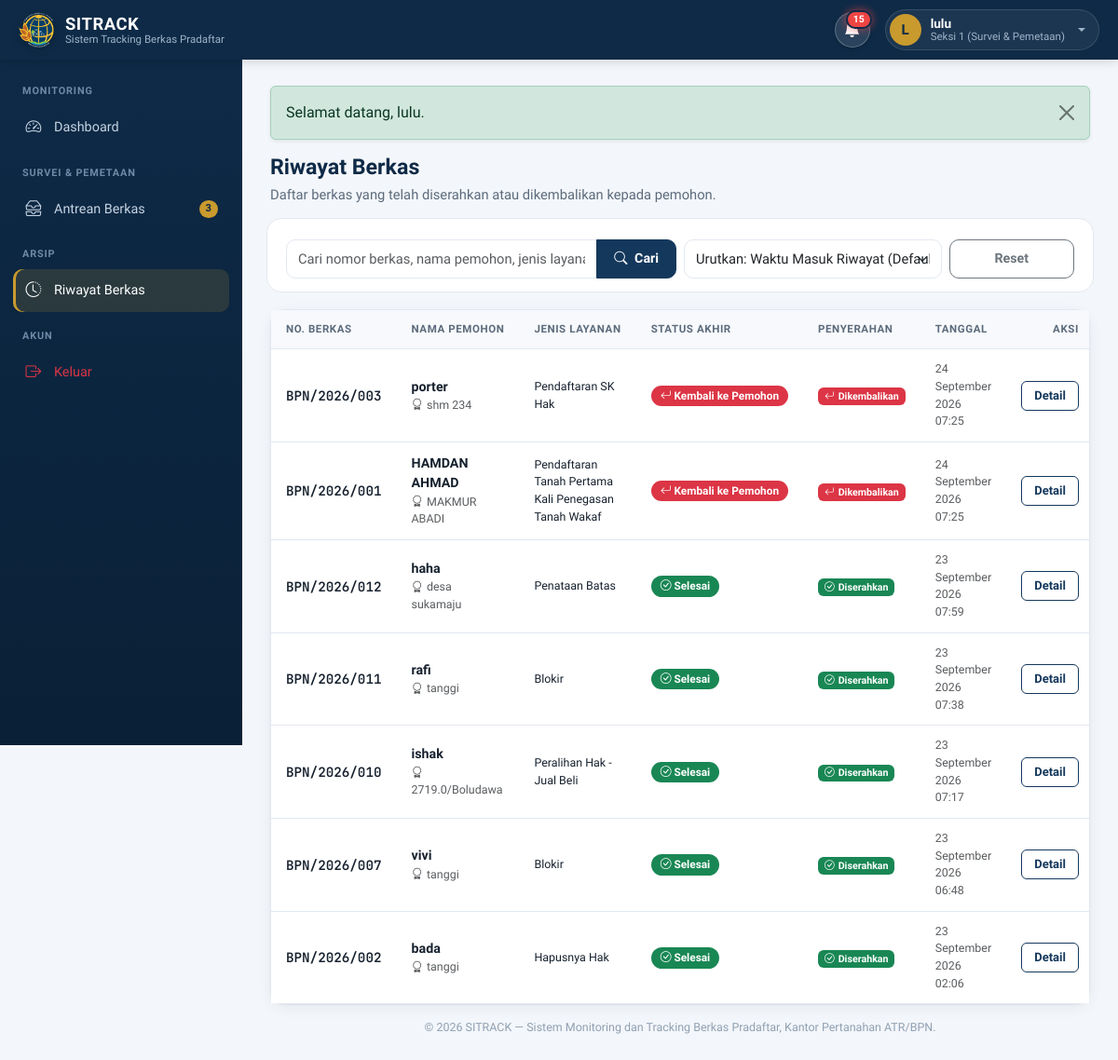
Before: /seksi1/riwayat.php (signed in) with the older database file.
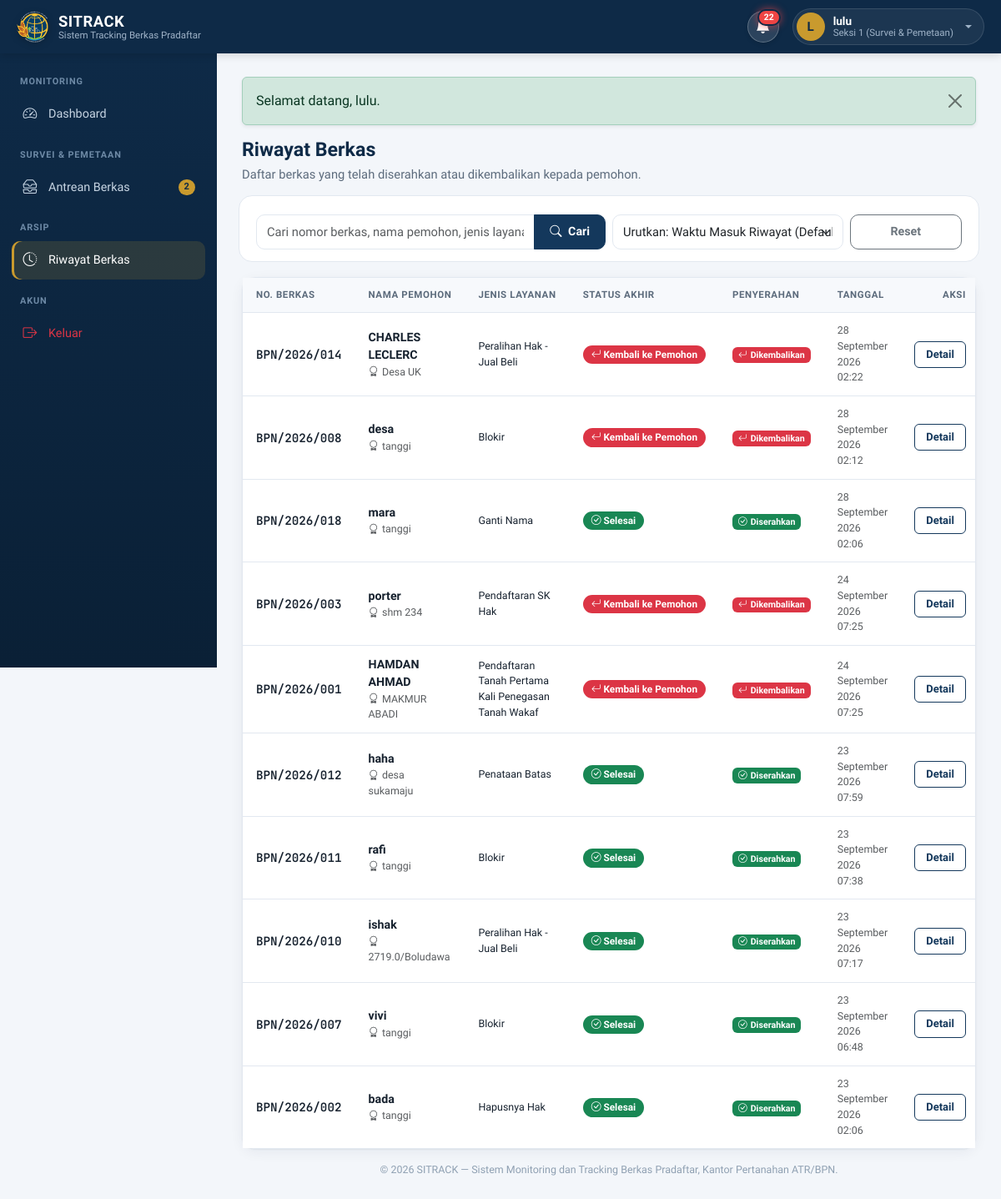
After: the same page with the newer database file.
### tables this page shows
CREATE TABLE `berkas` (
  `id` int(10) unsigned NOT NULL AUTO_INCREMENT,
  `nomor_pendaftaran` varchar(100) NOT NULL,
  `nama_pemohon` varchar(150) NOT NULL,
  `nik` varchar(20) DEFAULT NULL,
  `no_hp` varchar(20) DEFAULT NULL,
  `jenis_layanan` varchar(100) NOT NULL,
  `sertifikat_desa` varchar(255) DEFAULT NULL,
  `deskripsi_berkas` text DEFAULT NULL,
  `status_posisi` enum('loket','seksi_1','seksi_2','selesai','ditolak_ke_loket','ditolak_ke_seksi1') NOT NULL DEFAULT 'loket',
  `diinput_oleh` int(10) unsigned DEFAULT NULL,
  `petugas_tujuan_id` int(10) unsigned DEFAULT NULL,
  `deadline_at` datetime DEFAULT NULL,
  `sisa_sla_detik` int(11) DEFAULT NULL COMMENT 'Sisa detik SLA saat berkas dijeda/dikembalikan ke loket',
  `is_diterima_loket` tinyint(1) NOT NULL DEFAULT 0 COMMENT 'flag konfirmasi loket setelah berkas selesai/ditolak kembali',
  `created_at` timestamp NOT NULL DEFAULT current_timestamp(),
  `updated_at` timestamp NOT NULL DEFAULT current_timestamp() ON UPDATE current_timestamp(),
  PRIMARY KEY (`id`),
  UNIQUE KEY `nomor_pendaftaran` (`nomor_pendaftaran`),
  KEY `idx_status_posisi` (`status_posisi`),
  KEY `idx_nomor_pendaftaran` (`nomor_pendaftaran`),
  KEY `fk_berkas_diinput_oleh` (`diinput_oleh`),
  KEY `fk_berkas_petugas_tujuan` (`petugas_tujuan_id`),
  KEY `idx_deadline_at` (`deadline_at`),
  CONSTRAINT `fk_berkas_diinput_oleh` FOREIGN KEY (`diinput_oleh`) REFERENCES `users` (`id`),
  CONSTRAINT `fk_berkas_petugas_tujuan` FOREIGN KEY (`petugas_tujuan_id`) REFERENCES `users` (`id`) ON DELETE SET NULL
);

### includes/notification_helper.php (called while the page is built, shortened)
<?php
function hitungNotifikasiBelumDibaca(PDO $conn, int $userId, string $role): int
{
    try {
        $stmt = $conn->prepare("
            SELECT COUNT(*)
            FROM notifikasi n
            LEFT JOIN notifikasi_read nr ON nr.notifikasi_id = n.id AND nr.user_id = ?
            WHERE (n.target_role = ? OR n.target_role = 'all' OR n.target_user_id = ?)
              AND (n.target_user_id IS NULL OR n.target_user_id = ?)
              AND nr.id IS NULL
        ");
        $stmt->execute([$userId, $role, $userId, $userId]);
        return (int) $stmt->fetchColumn();
    } catch (Throwable $e) {
        error_log('Error hitungNotifikasiBelumDibaca: ' . $e->getMessage());
        return 0;
    }
}

### seksi1/riwayat.php (the view, shortened to what the changed rows need)
<?php
require_once __DIR__ . '/../config/database.php';
require_once __DIR__ . '/../includes/functions.php';
$sort    = trim($_GET['sort'] ?? 'default');
$page    = max(1, (int) ($_GET['page'] ?? 1));
$perPage = 10;
$where  = [
    "b.status_posisi IN ('selesai', 'ditolak_ke_loket')",
    "b.is_diterima_loket = 1"
];
$params = [];
$whereSql = 'WHERE ' . implode(' AND ', $where);
$countStmt = $conn->prepare("SELECT COUNT(*) FROM berkas b $whereSql");
$countStmt->execute($params);
$totalRows = (int) $countStmt->fetchColumn();
$totalPages = max(1, (int) ceil($totalRows / $perPage));
$page = min($page, $totalPages);
$offset = ($page - 1) * $perPage;
$orderSql = match ($sort) {
    'selesai'      => "ORDER BY (b.status_posisi = 'selesai') DESC, b.updated_at DESC, b.id DESC",
    'dikembalikan' => "ORDER BY (b.status_posisi = 'ditolak_ke_loket') DESC, b.updated_at DESC, b.id DESC",
    default        => "ORDER BY b.updated_at DESC, b.id DESC",
};
$stmt = $conn->prepare("
    SELECT b.* FROM berkas b
    $whereSql
    $orderSql
    LIMIT $perPage OFFSET $offset
");
$stmt->execute($params);
$list = $stmt->fetchAll();
require_once __DIR__ . '/../includes/header.php';
require_once __DIR__ . '/../includes/sidebar.php';
?>
<div class="page-head">
    <div>
        <h1>Riwayat Berkas</h1>
    </div>
</div>
<div class="card">
    <div class="table-responsive">
        <table class="table table-modern mb-0">
            <thead>
                <tr>
                    <th>No. Berkas</th>
                    <th>Nama Pemohon</th>
                    <th>Jenis Layanan</th>
                    <th>Status Akhir</th>
                    <th>Penyerahan</th>
                    <th>Tanggal</th>
                    <th class="text-end">Aksi</th>
                </tr>
            </thead>
            <tbody>
                <?php foreach ($list as $b): ?>
                <tr>
                    <td class="mono fw-semibold"><?= e($b['nomor_pendaftaran']) ?></td>
                    <td>
                        <div class="fw-semibold"><?= e($b['nama_pemohon']) ?></div>
                        <?php if (!empty($b['sertifikat_desa'])): ?>
                            <div class="text-muted small"><i class="bi bi-award me-1"></i><?= e($b['sertifikat_desa']) ?></div>
                        <?php endif; ?>
                    </td>
                    <td class="small"><?= e($b['jenis_layanan']) ?></td>
                    <td><?= statusBadge($b['status_posisi'], (int)$b['is_diterima_loket']) ?></td>
                    <td>
                        <?php if ($b['status_posisi'] === 'ditolak_ke_loket'): ?>
                            <span class="badge text-bg-danger"><i class="bi bi-arrow-return-left me-1"></i>Dikembalikan</span>
                        <?php else: ?>
                            <span class="badge text-bg-success"><i class="bi bi-check-circle me-1"></i>Diserahkan</span>
                        <?php endif; ?>
                    </td>
                    <td class="small text-muted"><?= formatTanggal($b['updated_at']) ?></td>
                    <td class="text-end"><a href="<?= baseUrl('detail.php?id=' . (int) $b['id']) ?>" class="btn btn-sm btn-outline-primary">Detail</a></td>
                </tr>
                <?php endforeach; ?>
            </tbody>
        </table>
    </div>
</div>
<?php require_once __DIR__ . '/../includes/footer.php'; ?>

### includes/header.php (shortened to what the changed rows need)
<?php
$user = currentUser();
global $conn;
$notifUnreadCount = 0;
if ($user && isset($conn)) {
    $notifUnreadCount = hitungNotifikasiBelumDibaca($conn, (int)$user['id'], $user['role']);
}
?>
<!DOCTYPE html>
<html lang="id">
<head>
<link href="https://cdn.jsdelivr.net/npm/bootstrap@5.3.3/dist/css/bootstrap.min.css" rel="stylesheet">
<link href="https://cdn.jsdelivr.net/npm/bootstrap-icons@1.11.3/font/bootstrap-icons.min.css" rel="stylesheet">
<link href="<?= baseUrl('assets/css/style.css') ?>?v=<?= time() ?>" rel="stylesheet">
</head>
<body>
<nav class="topbar">
    <div class="d-flex align-items-center gap-3 ms-auto">
        <?php if ($user): ?>
        <div class="topbar-notif dropdown">
            <button class="btn-notif position-relative" type="button" id="notifDropdown" data-bs-toggle="dropdown" data-bs-auto-close="outside" aria-expanded="false" title="Pemberitahuan" style="width:38px; height:38px; border-radius:50%; background:rgba(255,255,255,0.12); border:1px solid rgba(255,255,255,0.25); color:#ffffff; display:inline-flex; align-items:center; justify-content:center; padding:0; cursor:pointer; box-shadow:0 2px 5px rgba(0,0,0,0.12);">
                <i class="bi bi-bell-fill" style="font-size:1.1rem; line-height:1;"></i>
                <span class="notif-badge <?= $notifUnreadCount > 0 ? '' : 'd-none' ?>" id="notifBadgeCounter" style="position:absolute; top:-3px; right:-3px; background:#EF4444; color:#ffffff; font-size:0.65rem; font-weight:800; line-height:1; padding:3px 6px; min-width:18px; text-align:center; border-radius:999px; border:2px solid #0E2A47; box-shadow:0 0 10px rgba(239,68,68,0.7);">
                    <?= $notifUnreadCount > 99 ? '99+' : $notifUnreadCount ?>
                </span>
            </button>
        </div>
        <?php endif; ?>
    </div>
</nav>
<div class="app-body">

### includes/sidebar.php (shortened to what the changed rows need)
<?php
$role = $_SESSION['role'] ?? '';
$currentPath = parse_url($_SERVER['REQUEST_URI'], PHP_URL_PATH);
function navActive(string $needle, string $currentPath): string
{
    return (strpos($currentPath, $needle) !== false) ? 'active' : '';
}
$pendingCount = 0;
try {
    if ($role === 'loket') {
        $pendingCount = (int) $conn->query("
            SELECT COUNT(*) FROM berkas
            WHERE (status_posisi = 'ditolak_ke_loket' AND is_diterima_loket = 0)
               OR (status_posisi = 'loket')
        ")->fetchColumn();
    } elseif ($role === 'seksi_1') {
        $pendingCount = (int) $conn->query("SELECT COUNT(*) FROM berkas WHERE status_posisi IN ('seksi_1','ditolak_ke_seksi1')")->fetchColumn();
    } elseif ($role === 'seksi_2') {
        $pendingCount = (int) $conn->query("SELECT COUNT(*) FROM berkas WHERE status_posisi = 'seksi_2'")->fetchColumn();
    }
} catch (Throwable $e) {
    $pendingCount = 0;
}
?>
<aside class="sidebar" id="sidebar">
    <nav class="sidebar-nav">
        <?php if ($role === 'admin'): ?>
            <div class="nav-section">Monitoring</div>
            <a class="nav-link <?= navActive('/admin/index.php', $currentPath) ?>" href="<?= baseUrl('admin/index.php') ?>">
                <i class="bi bi-speedometer2"></i><span>Dashboard</span>
            </a>
            <div class="nav-section">Manajemen</div>
            <a class="nav-link <?= navActive('/admin/users.php', $currentPath) ?>" href="<?= baseUrl('admin/users.php') ?>">
                <i class="bi bi-people"></i><span>Manajemen User</span>
            </a>
            <a class="nav-link <?= navActive('/admin/riwayat.php', $currentPath) ?>" href="<?= baseUrl('admin/riwayat.php') ?>">
                <i class="bi bi-clock-history"></i><span>Riwayat Berkas</span>
            </a>
        <?php elseif ($role === 'seksi_1'): ?>
            <a class="nav-link <?= navActive('/seksi1/index.php', $currentPath) ?>" href="<?= baseUrl('seksi1/index.php') ?>">
                <i class="bi bi-inboxes"></i><span>Antrean Berkas</span>
                <?php if ($pendingCount > 0): ?><span class="nav-badge"><?= $pendingCount ?></span><?php endif; ?>
            </a>
        <?php endif; ?>
    </nav>
</aside>
<main class="main-content">
<div class="container-fluid page-container">

### includes/functions.php (shortened to what the changed rows need)
<?php
function isLoggedIn(): bool
{
    return isset($_SESSION['user_id']);
}
function currentUser(): ?array
{
    return [
        'id'           => $_SESSION['user_id'],
        'username'     => $_SESSION['username'],
        'nama_lengkap' => $_SESSION['nama_lengkap'],
        'role'         => $_SESSION['role'],
    ];
}
function baseUrl(string $path = ''): string
{
    return '/bpn-tracking/' . ltrim($path, '/');
}
function statusInfo(string $status, int $isDiterimaLoket = 0): array
{
    if ($status === 'ditolak_ke_loket' && $isDiterimaLoket === 1) {
        return ['Kembali ke Pemohon', 'danger', 'bi-arrow-return-left'];
    }
    return match ($status) {
        'loket'              => ['Di Loket',                              'primary',   'bi-inbox'],
        'seksi_1'            => ['Seksi 1 (Survei & Pemetaan)',           'primary',   'bi-file-earmark-check'],
        'seksi_2'            => ['Seksi 2 (Penetapan Hak & Pendaftaran)', 'primary',   'bi-file-earmark-check'],
        'selesai'            => ['Selesai',                               'success',   'bi-check-circle'],
        'ditolak_ke_loket'   => ['Dikembalikan ke Loket',                 'danger',    'bi-arrow-return-left'],
        'ditolak_ke_seksi1'  => ['Dikembalikan ke Seksi 1',               'warning',   'bi-arrow-90deg-left'],
        default              => [ucfirst($status),                        'secondary', 'bi-question-circle'],
    };
}
function statusBadge(string $status, int $isDiterimaLoket = 0): string
{
    [$label, $color, $icon] = statusInfo($status, $isDiterimaLoket);
    return '<span class="badge badge-status text-bg-' . $color . '"><i class="bi ' . $icon . '"></i> ' . htmlspecialchars($label) . '</span>';
}
function e(?string $value): string
{
    return htmlspecialchars((string) $value, ENT_QUOTES, 'UTF-8');
}
function formatTanggal(?string $datetime): string
{
    $bulan = ['Januari','Februari','Maret','April','Mei','Juni','Juli','Agustus','September','Oktober','November','Desember'];
    $ts = strtotime($datetime);
    return date('d', $ts) . ' ' . $bulan[(int) date('n', $ts) - 1] . ' ' . date('Y H:i', $ts);
}
require_once __DIR__ . '/notification_helper.php';

Changed rows visible on the page:
now on this page (row edited): berkas: nomor_pendaftaran "BPN/2026/014", nama_pemohon "CHARLES LECLERC", sertifikat_desa "Desa UK", jenis_layanan "Peralihan Hak - Jual Beli", label "Kembali ke Pemohon", status_posisi "ditolak_ke_loket" (drawn), updated_at "28 September 2026 02:22"
now on this page (row edited): berkas: nomor_pendaftaran "BPN/2026/008", nama_pemohon "desa", sertifikat_desa "tanggi", jenis_layanan "Blokir", label "Kembali ke Pemohon", status_posisi "ditolak_ke_loket" (drawn), updated_at "28 September 2026 02:12"
added berkas: nomor_pendaftaran "BPN/2026/018", nama_pemohon "mara", sertifikat_desa "tanggi", jenis_layanan "Ganti Nama", label "Selesai", status_posisi "selesai" (drawn), updated_at "28 September 2026 02:06"
Other visible differences:
$notifUnreadCount: "15" → "22"
$pendingCount: "3" → "2"
